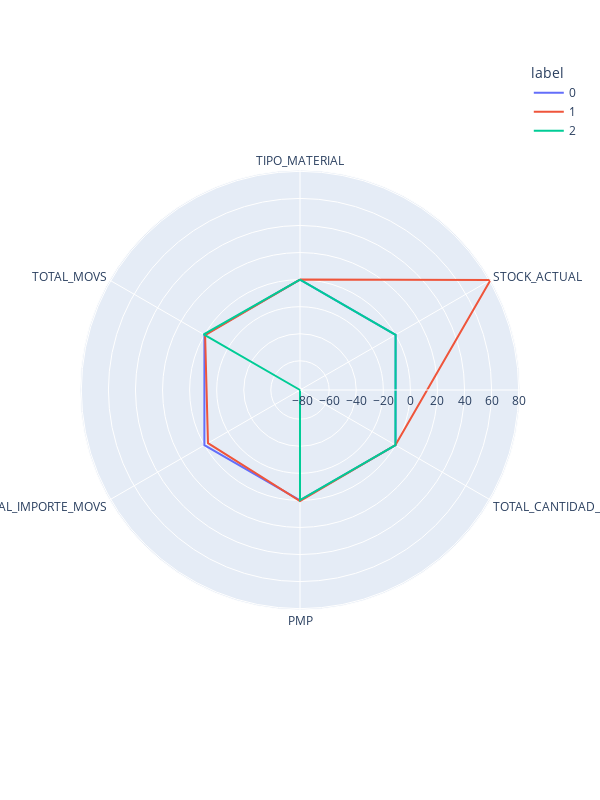
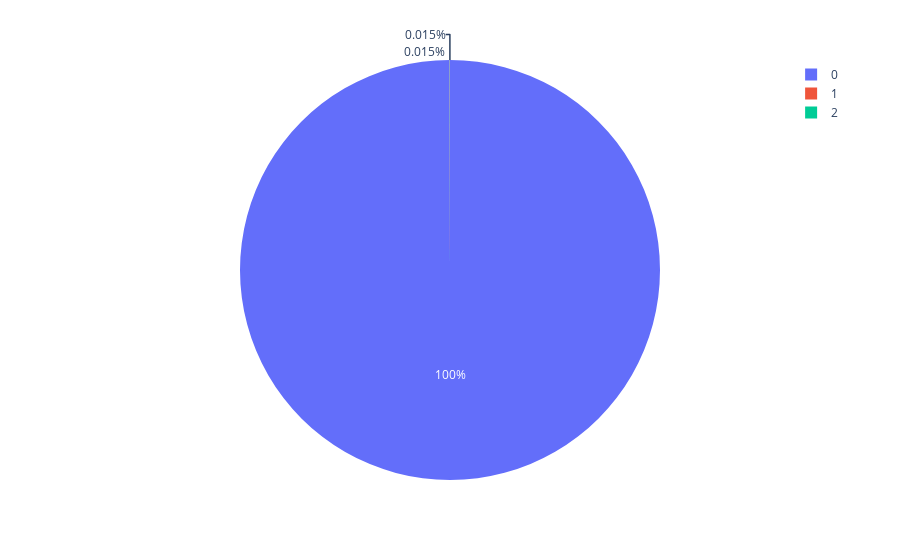

The code cell stored with these charts, in order, in its notebook:
### Code cell
from sklearn.cluster import AgglomerativeClustering

# Aplicar Clustering Jerárquico
agg_model = AgglomerativeClustering(n_clusters=3)
y_agg = agg_model.fit_predict(X)

# Agregar etiquetas de cluster al dataframe
clusters_agg = pd.DataFrame(X, columns=X.columns)
clusters_agg['label'] = agg_model.labels_

# Visualización polar para Clustering Jerárquico
polar_agg = clusters_agg.groupby("label").mean().reset_index()
polar_agg = pd.melt(polar_agg, id_vars=["label"])
fig_agg = px.line_polar(polar_agg, r="value", theta="variable", color="label", line_close=True, height=800, width=600)
fig_agg.show()

# Visualización de distribución de clusters con Clustering Jerárquico
pie_agg = clusters_agg.groupby('label').size().reset_index()
pie_agg.columns = ['label', 'value']
px.pie(pie_agg, values='value', names='label').show()

### Figure 1 — Plotly figure (JSON) as saved in the notebook; plotly's stock layout.template omitted (floating-point values rounded to 4 significant figures)
{"data": [{"hovertemplate": "label=0<br>value=%{r}<br>variable=%{theta}<extra></extra>", "legendgroup": "0", "line": {"color": "#636efa", "dash": "solid"}, "marker": {"symbol": "circle"}, "mode": "lines", "name": "0", "r": [0.03273, -0.01216, 3.984e-05, -4.546e-05, 0.01271, -4.435e-06, 0.03273], "showlegend": true, "subplot": "polar", "theta": ["TIPO_MATERIAL", "STOCK_ACTUAL", "TOTAL_CANTIDAD_MOVS", "PMP", "TOTAL_IMPORTE_MOVS", "TOTAL_MOVS", "TIPO_MATERIAL"], "type": "scatterpolar"}, {"hovertemplate": "label=1<br>value=%{r}<br>variable=%{theta}<extra></extra>", "legendgroup": "1", "line": {"color": "#EF553B", "dash": "solid"}, "marker": {"symbol": "circle"}, "mode": "lines", "name": "1", "r": [0, 80.99, -0.1327, 0.4923, -3.062, -0.6013, 0], "showlegend": true, "subplot": "polar", "theta": ["TIPO_MATERIAL", "STOCK_ACTUAL", "TOTAL_CANTIDAD_MOVS", "PMP", "TOTAL_IMPORTE_MOVS", "TOTAL_MOVS", "TIPO_MATERIAL"], "type": "scatterpolar"}, {"hovertemplate": "label=2<br>value=%{r}<br>variable=%{theta}<extra></extra>", "legendgroup": "2", "line": {"color": "#00cc96", "dash": "solid"}, "marker": {"symbol": "circle"}, "mode": "lines", "name": "2", "r": [0, -0.006096, -0.1327, -0.1896, -81.56, 0.6308, 0], "showlegend": true, "subplot": "polar", "theta": ["TIPO_MATERIAL", "STOCK_ACTUAL", "TOTAL_CANTIDAD_MOVS", "PMP", "TOTAL_IMPORTE_MOVS", "TOTAL_MOVS", "TIPO_MATERIAL"], "type": "scatterpolar"}], "layout": {"height": 800, "legend": {"title": {"text": "label"}, "tracegroupgap": 0}, "margin": {"t": 60}, "polar": {"angularaxis": {"direction": "clockwise", "rotation": 90}, "domain": {"x": [0, 1], "y": [0, 1]}}, "width": 600}}

### Figure 2 — Plotly figure (JSON) as saved in the notebook; plotly's stock layout.template omitted (floating-point values rounded to 4 significant figures)
{"data": [{"domain": {"x": [0, 1], "y": [0, 1]}, "hovertemplate": "label=%{label}<br>value=%{value}<extra></extra>", "labels": [0, 1, 2], "legendgroup": "", "name": "", "showlegend": true, "type": "pie", "values": [6660, 1, 1]}], "layout": {"legend": {"tracegroupgap": 0}, "margin": {"t": 60}}}
